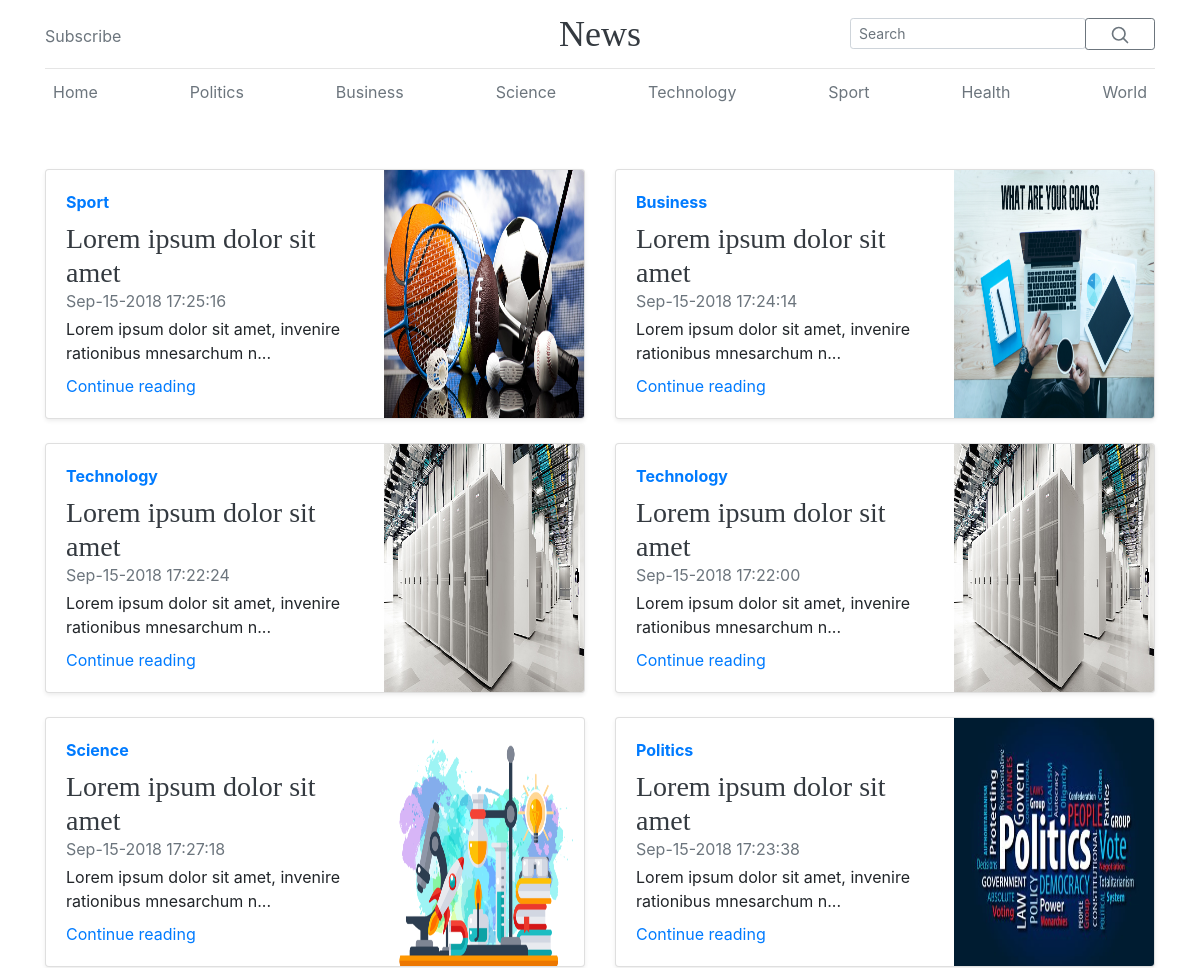
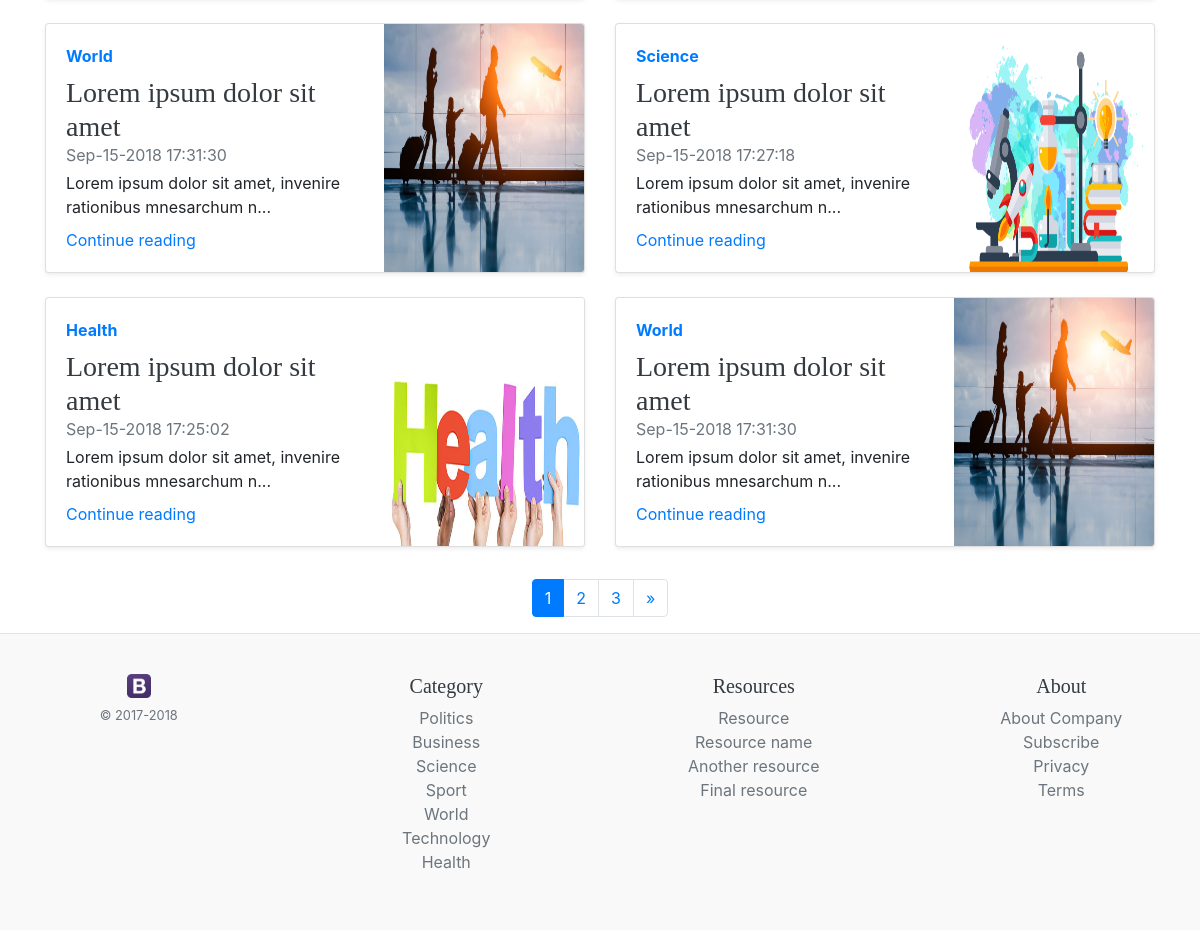
The page /Blog.php?page=1 on the database its author committed (2 pictures, top to bottom).
### tables this page shows
CREATE TABLE `posts` (
  `id` int(10) NOT NULL,
  `title` varchar(50) NOT NULL,
  `datetime` varchar(50) NOT NULL,
  `category` varchar(100) NOT NULL,
  `author` varchar(100) NOT NULL,
  `image` varchar(200) NOT NULL,
  `post` varchar(10000) NOT NULL
);

CREATE TABLE `category` (
  `id` int(10) NOT NULL,
  `datetime` varchar(50) NOT NULL,
  `category` varchar(100) NOT NULL,
  `author` varchar(100) NOT NULL
);

### db/dbOperation.php (called while the page is built, shortened)
<?php
class DBOperation
{
    private $conn;
    public function __construct()
    {
        require_once 'dbConnect.php';
        $db = new DBConnect();
        $this->conn = $db->connect();
    }
    public function selectCategory()
    {
        $sql = 'SELECT * FROM `category`;';
        $stmt = $this->conn->prepare($sql);
        $stmt->execute();
        $result = $stmt->fetchAll();
        $rowCount = $stmt->rowCount();
        $finalResult = array($result, $rowCount);
        return $finalResult;
    }
    public function selectLimitedPost($offset)
    {
        $sql = 'SELECT * FROM `posts` ORDER BY `id` DESC LIMIT ?, 10;';
        $stmt = $this->conn->prepare($sql);
        $stmt->bindParam(1, $offset,  PDO::PARAM_INT);
        $stmt->execute();
        $result = $stmt->fetchAll();
        $rowCount = $stmt->rowCount();
        $finalResult = array($result, $rowCount);
        return $finalResult;
    }
    public function countPosts($key, $value)
    {
        if($key == 'author'){
            $sql = 'SELECT COUNT(*) FROM `posts` WHERE `author` = ? ;';
            $stmt = $this->conn->prepare($sql);
            $stmt->bindParam(1, $value, PDO::PARAM_STR);
        }elseif($key == 'category'){
            $sql = 'SELECT COUNT(*) FROM `posts` WHERE `category` = ? ;';
            $stmt = $this->conn->prepare($sql);
            $stmt->bindParam(1, $value, PDO::PARAM_STR);
        }else{
            $sql = 'SELECT COUNT(*) FROM `posts` ;';
            $stmt = $this->conn->prepare($sql);
        }
        $stmt->execute();
        $result = $stmt->fetchColumn();
        return $result;
    }
}

### db/dbConnect.php (called while the page is built, shortened)
<?php
class DBConnect
{
    private $conn;
    public function connect()
    {
        try {
            $this->conn = new PDO(dsn, dbUsername, dbPassword);
        } catch (PDOException $exception) {
            echo 'Connection failed: ' . $exception->getMessage();
        }
        return $this->conn;
    }
}

### Blog.php (the view, shortened to what this page needs)
<?php require_once "./db/DBOperation.php" ?>
<!doctype html>
<html lang="en">
<head>
    <link rel="stylesheet" href="css/bootstrap.min.css">
    <link href="css/css/blog.css" rel="stylesheet">
</head>
<body>
<div class="container">
    <header class="blog-header py-3">
        <div class="row flex-nowrap justify-content-between align-items-center">
            <div class="col-4 pt-1">
                <a class="text-muted" href="#">Subscribe</a>
            </div>
            <div class="col-4 text-center">
                <a class="blog-header-logo text-dark" href="Blog.php?page=1">News</a>
            </div>
            <div class="col-4 clearfix">
                <div class="input-group input-group-sm d-flex flex-row-reverse">
                    <form class="form-inline" action="Blog.php?page=1" method="get">
                        <input type="text" class="form-control form-control-sm" placeholder="Search" aria-label="Search" aria-describedby="basic-addon2">
                        <div class="input-group-append">
                            <button class="btn btn-outline-secondary btn-sm" type="submit" name="search">
                                <svg xmlns="http://www.w3.org/2000/svg" width="20" height="20" viewBox="0 0 24 24" fill="none"
                                     stroke="currentColor" stroke-width="2" stroke-linecap="round" stroke-linejoin="round"
                                     class="mx-3">
                                    <circle cx="10.5" cy="10.5" r="7.5"></circle>
                                    <line x1="21" y1="21" x2="15.8" y2="15.8"></line>
                                </svg>
                            </button>
                        </div>
                    </form>
                </div>
            </div>
        </div>
    </header>
    <div class="nav-scroller py-1 mb-2">
        <nav class="nav d-flex justify-content-between">
            <a class="p-2 text-muted" href="Blog.php?page=1">Home</a>
            <a class="p-2 text-muted" href="Blog.php?page=1&category=Politics">Politics</a>
            <a class="p-2 text-muted" href="Blog.php?page=1&category=Business">Business</a>
            <a class="p-2 text-muted" href="Blog.php?page=1&category=Science">Science</a>
            <a class="p-2 text-muted" href="Blog.php?page=1&category=Technology">Technology</a>
            <a class="p-2 text-muted" href="Blog.php?page=1&category=Sport">Sport</a>
            <a class="p-2 text-muted" href="Blog.php?page=1&category=Health">Health</a>
            <a class="p-2 text-muted" href="Blog.php?page=1&category=World">World</a>
        </nav>
    </div>
    <div class="row mb-2  pt-5">
        <?php
        $db = new dbOperation();
        if(isset($_GET['page'])){
            $page = $_GET['page'];
            if($page < 1){
                $offset = 0;
            }else{
                $offset = ($page - 1) * 10 + 1;
            }
            if (isset($_GET['search'])) {
                $finalResult = $db->selectPostSearch($_GET['search'], $offset);
            } elseif (isset($_GET['category'])) {
                $finalResult = $db->selectPostKey('category', $_GET['category'], $offset);
            } elseif (isset($_GET['author'])) {
                $finalResult = $db->selectPostKey('author', $_GET['author'], $offset);
            } else {
                $finalResult = $db->selectLimitedPost($offset);
            }
            $result = $finalResult[0];
            $rowCount = $finalResult[1];
            for ($i = 0; $i < $rowCount; $i++) {
                $title = $result[$i]['title'];
                $post = $result[$i]['post'];
                if (strlen($post) > 60) {
                    $post = substr($post, 0, 60) . '...';
                }
                echo '<div class="col-md-6">
            <div class="card flex-md-row mb-4 shadow-sm h-md-250">
                <div class="card-body d-flex flex-column align-items-start">';
                echo '<a href="Blog.php?category=' . $result[$i]['category'] . '">'
                    . '<strong class="d-inline-block mb-2 text-primary">' . $result[$i]['category']
                    . '</strong>' . '</a>';
                echo '<h3 class="mb-0">'
                    . '<a class="text-dark" href="FullPost.php?id=' . $result[$i]['id'] . '">' . $title
                    . '</a>' . '</h3>';
                echo '<div class="mb-1 text-muted">' . $result[$i]['datetime'] . '</div>';
                echo '<p class="card-text mb-auto">' . $post . '</p>'
                    . '<a href="FullPost.php?id=' . $result[$i]['id'] . '">Continue reading</a>
                </div>'
                    . '<img class="card-img-right flex-auto d-none d-lg-block" src="upload/' . $result[$i]['image'] . '" alt="' . $result[$i]['image'] . '" width="200px" height="250">'
                    . '</div> </div>';
            }
        }else{
            header('Location:' . 'Blog.php?page=1');
        }
        ?>
    </div>
    <nav aria-label="Page navigation example">
        <ul class="pagination  justify-content-center">
            <?php
            if(isset($_GET['page'])){
                $key = '';
                $totalPosts = 0;
                if (isset($_GET['author'])) {
                    $totalPosts = $totalPosts + $db->countPosts('author', $_GET['author']);
                    $key = $key . '&author=' . $_GET['author'];
                }else{
                    $totalPosts = $totalPosts + $db->countPosts('', '');
                    $key = $key . '';
                }
                $postPerPage = ceil($totalPosts/10);
                for($i = 1; $i <= $postPerPage; $i++){
                    if($_GET['page'] == $i){
                        echo '<li class="page-item active">';
                        echo '<a class="page-link" href="Blog.php?page=' . $i . $key .'">';
                        echo $i;
                        echo '</a>';
                        echo '</li>';
                    }else{
                        echo '<li class="page-item">';
                        echo '<a class="page-link" href="Blog.php?page=' . $i . $key . '">';
                        echo $i;
                        echo '</a>';
                        echo '</li>';
                    }
                }
                if($_GET['page'] + 1 <= $postPerPage){
                    echo '<li class="page-item">';
                    echo '<a class="page-link" href="Blog.php?page=' . ($_GET['page'] + 1) . $key . '" aria-label="Next">';
                    echo '<span aria-hidden="true">&raquo;</span>';
                    echo '</a>';
                    echo '</li>';
                }
            }
            ?>
        </ul>
    </nav>
</div>
<footer class="blog-footer">
    <div class="row">
        <div class="col-12 col-md">
            <img class="mb-2" src="./images/favicon.ico" alt="" width="24" height="24">
            <small class="d-block mb-3 text-muted">&copy; 2017-2018</small>
        </div>
        <div class="col-6 col-md">
            <h5 class="text-dark">Category</h5>
            <ul class="list-unstyled text-small">
                <?php
                $db = new dbOperation();
                $finalResult = $db->selectCategory();
                $result = $finalResult[0];
                $rowCount = $finalResult[1];
                for ($i = 0; $i < $rowCount; $i++) {
                    echo '<li>';
                    echo '<a class="text-muted" href="Blog.php?page=1&category=' . $result[$i]['category'] .'">' . $result[$i]['category'] . '</a>';
                    echo '</li>';
                }
                ?>
            </ul>
        </div>
        <div class="col-6 col-md">
            <h5 class="text-dark">Resources</h5>
            <ul class="list-unstyled text-small">
                <li><a class="text-muted" href="#">Resource</a></li>
                <li><a class="text-muted" href="#">Resource name</a></li>
                <li><a class="text-muted" href="#">Another resource</a></li>
                <li><a class="text-muted" href="#">Final resource</a></li>
            </ul>
        </div>
        <div class="col-6 col-md">
            <h5 class="text-dark">About</h5>
            <ul class="list-unstyled text-small">
                <li><a class="text-muted" href="#">About Company</a></li>
                <li><a class="text-muted" href="#">Subscribe</a></li>
                <li><a class="text-muted" href="#">Privacy</a></li>
                <li><a class="text-muted" href="#">Terms</a></li>
            </ul>
        </div>
    </div>
</footer>
</body>
</html>

### css/css/blog.css (style rules this page uses)
.blog-header { line-height: 1; border-bottom: 1px solid #e5e5e5; }
.blog-header-logo { font-family: "Playfair Display", Georgia, "Times New Roman", serif; font-size: 2.25rem; }
h1, h2, h3, h4, h5, h6 { font-family: "Playfair Display", Georgia, "Times New Roman", serif; }
.nav-scroller { position: relative; z-index: 2; height: 2.75rem; overflow-y: hidden; }
.nav-scroller .nav { display: -ms-flexbox; display: flex; -ms-flex-wrap: nowrap; flex-wrap: nowrap; padding-bottom: 1rem; margin-top: -1px; overflow-x: auto; text-align: center; white-space: nowrap; -webkit-overflow-scrolling: touch; }
.card-img-right { height: 100%; border-radius: 0 3px 3px 0; }
.flex-auto { -ms-flex: 0 0 auto; flex: 0 0 auto; }
@media (min-width: 768px) { .h-md-250 { height: 250px; } }
.blog-footer { padding: 2.5rem 0; color: #999; text-align: center; background-color: #f9f9f9; border-top: .05rem solid #e5e5e5; }

### rows shown on the page
posts: category "Sport", title "Lorem ipsum dolor sit amet", datetime "Sep-15-2018 17:25:16", post "Lorem ipsum dolor sit amet, invenire rationibus mnesarchum n...", image (picture)
posts: category "Business", title "Lorem ipsum dolor sit amet", datetime "Sep-15-2018 17:24:14", post "Lorem ipsum dolor sit amet, invenire rationibus mnesarchum n...", image (picture)
posts: category "Technology", title "Lorem ipsum dolor sit amet", datetime "Sep-15-2018 17:22:24", post "Lorem ipsum dolor sit amet, invenire rationibus mnesarchum n...", image (picture)
posts: category "Technology", title "Lorem ipsum dolor sit amet", datetime "Sep-15-2018 17:22:00", post "Lorem ipsum dolor sit amet, invenire rationibus mnesarchum n...", image (picture)
posts: category "Science", title "Lorem ipsum dolor sit amet", datetime "Sep-15-2018 17:27:18", post "Lorem ipsum dolor sit amet, invenire rationibus mnesarchum n...", image (picture)
posts: category "Politics", title "Lorem ipsum dolor sit amet", datetime "Sep-15-2018 17:23:38", post "Lorem ipsum dolor sit amet, invenire rationibus mnesarchum n...", image (picture)
posts: category "World", title "Lorem ipsum dolor sit amet", datetime "Sep-15-2018 17:31:30", post "Lorem ipsum dolor sit amet, invenire rationibus mnesarchum n...", image (picture)
posts: category "Science", title "Lorem ipsum dolor sit amet", datetime "Sep-15-2018 17:27:18", post "Lorem ipsum dolor sit amet, invenire rationibus mnesarchum n...", image (picture)
posts: category "Health", title "Lorem ipsum dolor sit amet", datetime "Sep-15-2018 17:25:02", post "Lorem ipsum dolor sit amet, invenire rationibus mnesarchum n...", image (picture)
posts: category "World", title "Lorem ipsum dolor sit amet", datetime "Sep-15-2018 17:31:30", post "Lorem ipsum dolor sit amet, invenire rationibus mnesarchum n...", image (picture)
category: category "Politics"
category: category "Business"
category: category "Science"
category: category "Sport"
category: category "World"
category: category "Technology"
category: category "Health"
